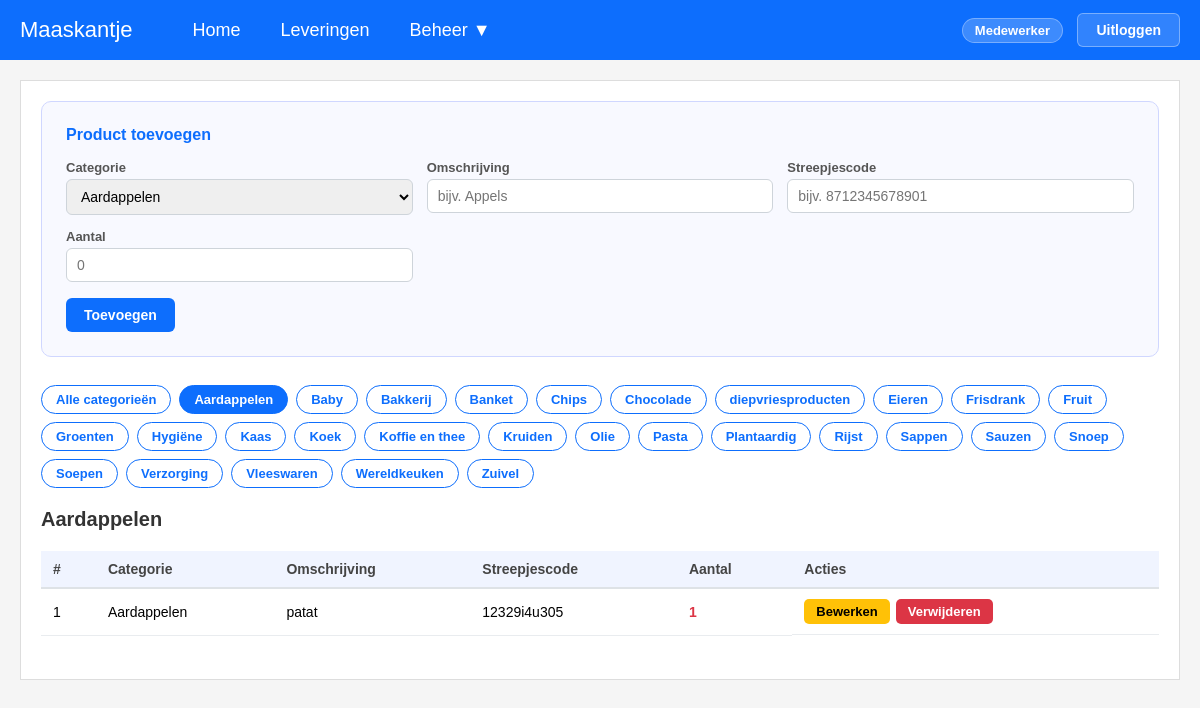
The app's page /Pages/magazijnvoorraad.php?cat=11 (signed in) with its own data.
### tables this page shows
CREATE TABLE `category` (
  `id` int(11) NOT NULL,
  `code` varchar(25) NOT NULL,
  `omschrijving` varchar(255) NOT NULL
);

CREATE TABLE `product` (
  `id` int(11) NOT NULL,
  `category_id` int(11) DEFAULT NULL,
  `streepjescode` varchar(255) NOT NULL,
  `omschrijving` varchar(255) NOT NULL,
  `aantal` double DEFAULT NULL
);

### Pages/magazijnvoorraad.php (the view, shortened to what this page needs)
<?php
$db = (new Database())->getConnection();
$oud = ['AGF', 'KV', 'ZPE', 'BB', 'FSKK', 'PRW', 'SSKO', 'SKCC', 'BVH'];
$placeholders = implode(',', array_fill(0, count($oud), '?'));
$db->prepare("UPDATE product SET category_id = NULL WHERE category_id IN (SELECT id FROM category WHERE code IN ($placeholders))")->execute($oud);
$db->prepare("DELETE FROM category WHERE code IN ($placeholders)")->execute($oud);
$active_cat = isset($_GET['cat']) ? (int)$_GET['cat'] : 0;
$edit_row = null;
$categorieen = $db->query('SELECT * FROM category ORDER BY omschrijving')->fetchAll(PDO::FETCH_ASSOC);
if ($active_cat > 0) {
    $stmt = $db->prepare('
        SELECT p.*, c.omschrijving AS categorie
        FROM product p
        LEFT JOIN category c ON c.id = p.category_id
        WHERE p.category_id = ?
        ORDER BY p.omschrijving
    ');
    $stmt->execute([$active_cat]);
}
$producten = $stmt->fetchAll(PDO::FETCH_ASSOC);
$back_url = 'magazijnvoorraad.php' . ($active_cat ? '?cat=' . $active_cat : '');
?>
<!DOCTYPE html>
<html lang="nl">
<head>
    <link rel="stylesheet" href="../css/dashboard.css">
    <link rel="stylesheet" href="../css/leveringen.css">
</head>
<body>
<?php include __DIR__ . '/../Components/navbar.php'; ?>
<div class="content">
    <?php if ($edit_row): ?>
        <div class="form-card">
            <h3>Product bewerken</h3>
            <form method="POST" action="<?= htmlspecialchars($back_url) ?>">
                <input type="hidden" name="action" value="update">
                <input type="hidden" name="id"     value="<?= (int)$edit_row['id'] ?>">
                <div class="form-grid">
                    <div class="form-group">
                        <label>Categorie</label>
                        <select name="category_id" required>
                            <?php foreach ($categorieen as $c): ?>
                                <option value="<?= $c['id'] ?>" <?= $c['id'] == $edit_row['category_id'] ? 'selected' : '' ?>>
                                    <?= htmlspecialchars($c['omschrijving']) ?>
                                </option>
                            <?php endforeach; ?>
                        </select>
                    </div>
                    <div class="form-group">
                        <label>Omschrijving</label>
                        <input type="text" name="omschrijving" value="<?= htmlspecialchars($edit_row['omschrijving']) ?>" required>
                    </div>
                    <div class="form-group">
                        <label>Streepjescode</label>
                        <input type="text" name="streepjescode" value="<?= htmlspecialchars($edit_row['streepjescode']) ?>" required>
                    </div>
                    <div class="form-group">
                        <label>Aantal</label>
                        <input type="number" step="0.01" min="0" name="aantal" value="<?= htmlspecialchars($edit_row['aantal']) ?>" required>
                    </div>
                </div>
                <div class="form-actions">
                    <button type="submit" class="btn-save">Opslaan</button>
                    <a href="<?= htmlspecialchars($back_url) ?>" class="btn-cancel">Annuleren</a>
                </div>
            </form>
        </div>
    <?php else: ?>
        <div class="form-card">
            <h3>Product toevoegen</h3>
            <form method="POST" action="<?= htmlspecialchars($back_url) ?>">
                <div class="form-grid">
                    <div class="form-group">
                        <label>Categorie</label>
                        <select name="category_id" required>
                            <?php foreach ($categorieen as $c): ?>
                                <option value="<?= $c['id'] ?>" <?= $c['id'] == $active_cat ? 'selected' : '' ?>>
                                    <?= htmlspecialchars($c['omschrijving']) ?>
                                </option>
                            <?php endforeach; ?>
                        </select>
                    </div>
                    <div class="form-group">
                        <label>Omschrijving</label>
                        <input type="text" name="omschrijving" placeholder="bijv. Appels" required>
                    </div>
                    <div class="form-group">
                        <label>Streepjescode</label>
                        <input type="text" name="streepjescode" placeholder="bijv. 8712345678901" required>
                    </div>
                    <div class="form-group">
                        <label>Aantal</label>
                        <input type="number" step="0.01" min="0" name="aantal" placeholder="0" required>
                    </div>
                </div>
                <div class="form-actions">
                    <button type="submit" class="btn-add">Toevoegen</button>
                </div>
            </form>
        </div>
    <?php endif; ?>
    <div class="cat-tabs">
        <a href="magazijnvoorraad.php" class="cat-tab <?= $active_cat === 0 ? 'active' : '' ?>">Alle categorieën</a>
        <?php foreach ($categorieen as $c): ?>
            <a href="?cat=<?= $c['id'] ?>" class="cat-tab <?= $active_cat === (int)$c['id'] ? 'active' : '' ?>">
                <?= htmlspecialchars($c['omschrijving']) ?>
            </a>
        <?php endforeach; ?>
    </div>
    <div class="page-header">
        <h2>
            <?php
            if ($active_cat > 0) {
                foreach ($categorieen as $c) {
                    if ((int)$c['id'] === $active_cat) echo htmlspecialchars($c['omschrijving']);
                }
            } else {
                echo 'Alle producten';
            }
            ?>
        </h2>
    </div>
    <?php if (empty($producten)): ?>
        <p style="color:#888; font-size:14px;">Geen producten gevonden in deze categorie.</p>
    <?php else: ?>
        <table>
            <thead>
                <tr>
                    <th>#</th>
                    <th>Categorie</th>
                    <th>Omschrijving</th>
                    <th>Streepjescode</th>
                    <th>Aantal</th>
                    <th>Acties</th>
                </tr>
            </thead>
            <tbody>
                <?php foreach ($producten as $r): ?>
                    <tr>
                        <td><?= (int)$r['id'] ?></td>
                        <td><?= htmlspecialchars($r['categorie'] ?? '—') ?></td>
                        <td><?= htmlspecialchars($r['omschrijving']) ?></td>
                        <td><?= htmlspecialchars($r['streepjescode']) ?></td>
                        <td class="<?= $r['aantal'] <= 5 ? 'stock-low' : 'stock-ok' ?>">
                            <?= htmlspecialchars($r['aantal']) ?>
                        </td>
                        <td style="display:flex; gap:6px;">
                            <a href="?action=edit&id=<?= (int)$r['id'] ?><?= $active_cat ? '&cat=' . $active_cat : '' ?>" class="btn-edit">Bewerken</a>
                            <form method="POST" action="<?= htmlspecialchars($back_url) ?>" onsubmit="return confirm('Product verwijderen?')">
                                <button type="submit" class="btn-delete">Verwijderen</button>
                            </form>
                        </td>
                    </tr>
                <?php endforeach; ?>
            </tbody>
        </table>
    <?php endif; ?>
</div>
</body>
</html>

### css/dashboard.css (style rules this page uses)
* { margin:0; padding:0; box-sizing:border-box; font-family:Arial, sans-serif; }
body { background:#f5f5f5; }
.content { background:#fff; min-height:600px; margin:20px; border:1px solid #ddd; padding:20px; }

### css/leveringen.css (style rules this page uses)
.page-header { display:flex; align-items:center; justify-content:space-between; margin-bottom:20px; }
.page-header h2 { font-size:20px; color:#333; }
.btn-add { background:#0d6efd; color:#fff; border:none; padding:9px 18px; border-radius:6px; font-size:14px; font-weight:600; cursor:pointer; text-decoration:none; }
table { width:100%; border-collapse:collapse; font-size:14px; }
th { background:#f0f4ff; text-align:left; padding:10px 12px; border-bottom:2px solid #dee2e6; color:#444; }
td { padding:10px 12px; border-bottom:1px solid #e9ecef; vertical-align:middle; }
.btn-edit { background:#ffc107; color:#000; border:none; padding:5px 12px; border-radius:5px; font-size:13px; cursor:pointer; text-decoration:none; font-weight:600; }
.btn-delete { background:#dc3545; color:#fff; border:none; padding:5px 12px; border-radius:5px; font-size:13px; cursor:pointer; font-weight:600; }
.form-card { background:#f8f9ff; border:1px solid #d0d7ff; border-radius:10px; padding:24px; margin-bottom:28px; }
.form-card h3 { margin:0 0 16px; font-size:16px; color:#0d6efd; }
.form-grid { display:grid; grid-template-columns:repeat(3, 1fr); gap:14px; }
.form-group { display:flex; flex-direction:column; gap:4px; }
.form-group label { font-size:13px; font-weight:600; color:#555; }
.form-group input, .form-group select { padding:8px 10px; border:1px solid #ced4da; border-radius:6px; font-size:14px; }
.form-actions { margin-top:16px; display:flex; gap:10px; }

### Pages/magazijnvoorraad.php (style rules this page uses)
.cat-tabs { display: flex; flex-wrap: wrap; gap: 8px; margin-bottom: 20px; }
.cat-tab { padding: 6px 14px; border-radius: 20px; border: 1.5px solid #0d6efd; color: #0d6efd; text-decoration: none; font-size: 13px; font-weight: 600; background: #fff; transition: background .15s, color .15s; }
.cat-tab:hover, .cat-tab.active { background: #0d6efd; color: #fff; }
.stock-low { color: #dc3545; font-weight: 700; }

### records on screen
category: omschrijving "Aardappelen"
category: omschrijving "Baby"
category: omschrijving "Bakkerij"
category: omschrijving "Banket"
category: omschrijving "Chips"
category: omschrijving "Chocolade"
category: omschrijving "diepvriesproducten"
category: omschrijving "Eieren"
category: omschrijving "Frisdrank"
category: omschrijving "Fruit"
category: omschrijving "Groenten"
category: omschrijving "Hygiëne"
category: omschrijving "Kaas"
category: omschrijving "Koek"
category: omschrijving "Koffie en thee"
category: omschrijving "Kruiden"
category: omschrijving "Olie"
category: omschrijving "Pasta"
category: omschrijving "Plantaardig"
category: omschrijving "Rijst"
category: omschrijving "Sappen"
category: omschrijving "Sauzen"
category: omschrijving "Snoep"
category: omschrijving "Soepen"
category: omschrijving "Verzorging"
category: omschrijving "Vleeswaren"
category: omschrijving "Wereldkeuken"
category: omschrijving "Zuivel"
product: id "1", category.omschrijving "Aardappelen", omschrijving "patat", streepjescode "12329i4u305", aantal "1"

### other values on screen
$_role "Medewerker"
form field category_id "Aardappelen"
